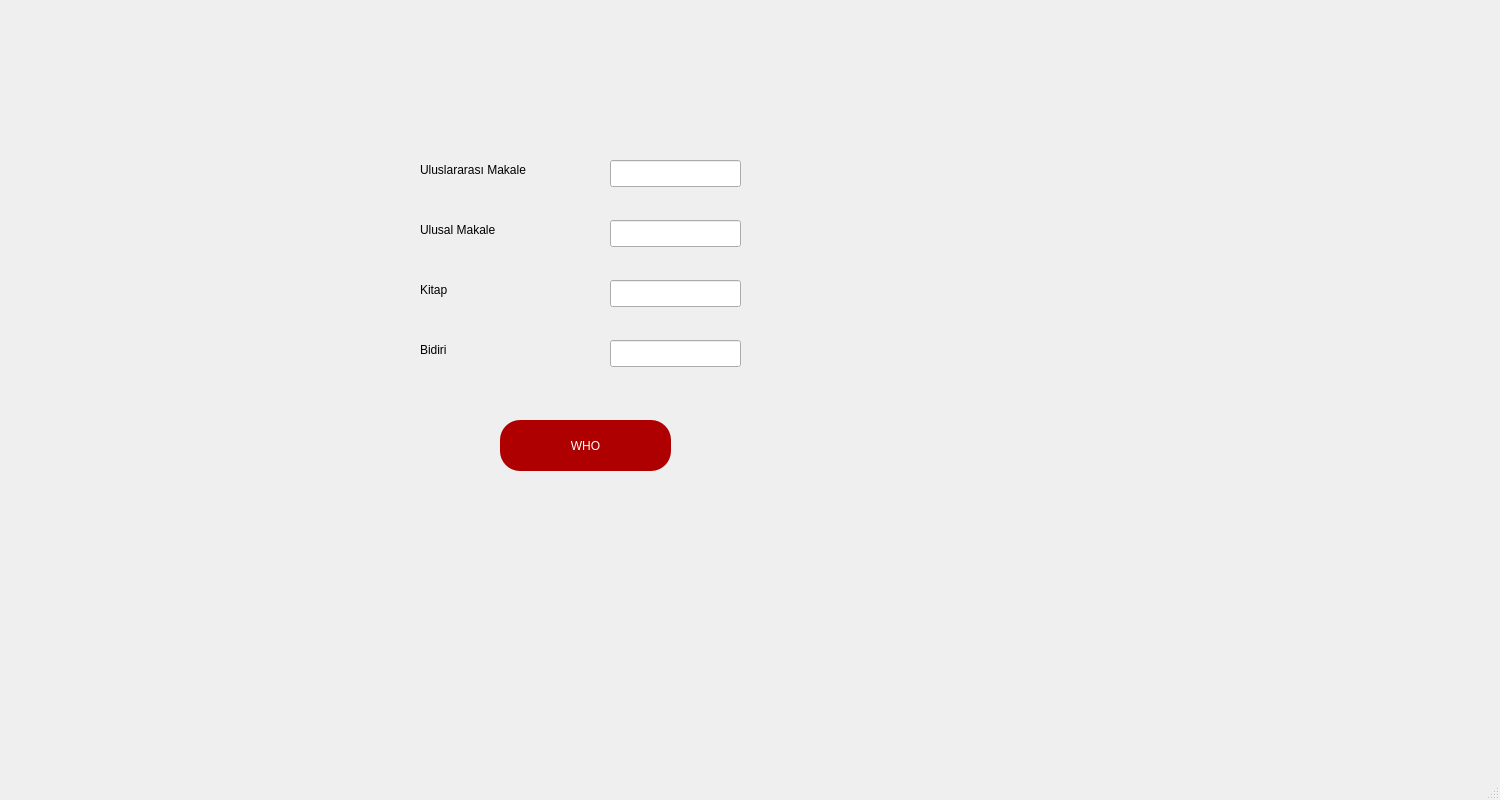
<?xml version="1.0" encoding="UTF-8"?>
<ui version="4.0">
 <class>MainWindow</class>
 <widget class="QMainWindow" name="MainWindow">
  <property name="geometry">
   <rect>
    <x>0</x>
    <y>0</y>
    <width>1500</width>
    <height>800</height>
   </rect>
  </property>
  <property name="windowTitle">
   <string>MainWindow</string>
  </property>
  <widget class="QWidget" name="centralwidget">
   <widget class="QLabel" name="label_4">
    <property name="geometry">
     <rect>
      <x>420</x>
      <y>340</y>
      <width>79</width>
      <height>19</height>
     </rect>
    </property>
    <property name="text">
     <string>Bidiri</string>
    </property>
   </widget>
   <widget class="QLineEdit" name="ln_uluslararasiMakale">
    <property name="geometry">
     <rect>
      <x>610</x>
      <y>160</y>
      <width>131</width>
      <height>27</height>
     </rect>
    </property>
   </widget>
   <widget class="QLineEdit" name="ln_kitap">
    <property name="geometry">
     <rect>
      <x>610</x>
      <y>280</y>
      <width>131</width>
      <height>27</height>
     </rect>
    </property>
   </widget>
   <widget class="QLabel" name="label_2">
    <property name="geometry">
     <rect>
      <x>420</x>
      <y>220</y>
      <width>151</width>
      <height>19</height>
     </rect>
    </property>
    <property name="text">
     <string>Ulusal Makale</string>
    </property>
   </widget>
   <widget class="QLineEdit" name="ln_ulusalMakale">
    <property name="geometry">
     <rect>
      <x>610</x>
      <y>220</y>
      <width>131</width>
      <height>27</height>
     </rect>
    </property>
   </widget>
   <widget class="QLabel" name="label">
    <property name="geometry">
     <rect>
      <x>420</x>
      <y>160</y>
      <width>181</width>
      <height>19</height>
     </rect>
    </property>
    <property name="text">
     <string>Uluslararası Makale</string>
    </property>
   </widget>
   <widget class="QPushButton" name="ph_who">
    <property name="geometry">
     <rect>
      <x>500</x>
      <y>420</y>
      <width>171</width>
      <height>51</height>
     </rect>
    </property>
    <property name="styleSheet">
     <string notr="true">border-radius:20px;
font: 12pt &quot;DejaVu Sans&quot;;color:rgb(255, 255, 255);
background-color:rgb(174,0,0);</string>
    </property>
    <property name="text">
     <string>WHO</string>
    </property>
   </widget>
   <widget class="QLabel" name="label_3">
    <property name="geometry">
     <rect>
      <x>420</x>
      <y>280</y>
      <width>79</width>
      <height>19</height>
     </rect>
    </property>
    <property name="text">
     <string>Kitap</string>
    </property>
   </widget>
   <widget class="QLineEdit" name="ln_bildiri">
    <property name="geometry">
     <rect>
      <x>610</x>
      <y>340</y>
      <width>131</width>
      <height>27</height>
     </rect>
    </property>
   </widget>
  </widget>
  <widget class="QMenuBar" name="menubar">
   <property name="geometry">
    <rect>
     <x>0</x>
     <y>0</y>
     <width>1500</width>
     <height>22</height>
    </rect>
   </property>
  </widget>
  <widget class="QStatusBar" name="statusbar"/>
 </widget>
 <resources/>
 <connections/>
</ui>
